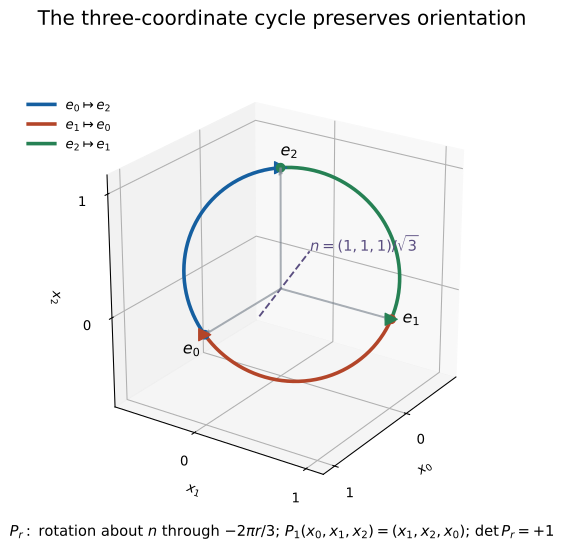

Here is the Python script that generated this plot:
from pathlib import Path
import numpy as np
import matplotlib
matplotlib.use('Agg')
import matplotlib.pyplot as plt

out = Path(__file__).resolve().parent
n = np.ones(3) / np.sqrt(3)
cross = np.array([[0, -n[2], n[1]], [n[2], 0, -n[0]], [-n[1], n[0], 0]])
def P(r):
    a = 2*np.pi*r/3
    return np.cos(a)*np.eye(3) + (1-np.cos(a))*np.outer(n, n) - np.sin(a)*cross

expected = np.array([[0, 1, 0], [0, 0, 1], [1, 0, 0]])
assert np.allclose(P(0), np.eye(3))
assert np.allclose(P(1), expected)
for r in np.linspace(0, 1, 301):
    assert np.allclose(P(r).T @ P(r), np.eye(3))
    assert np.allclose(np.linalg.det(P(r)), 1)
    assert np.allclose(P(r) @ n, n)

fig = plt.figure(figsize=(8.8, 5.8))
ax = fig.add_subplot(111, projection='3d')
colors = ['#155fa0', '#b34529', '#268154']
r = np.linspace(0, 1, 241)
for j, col in enumerate(colors):
    e = np.eye(3)[:, j]
    curve = np.array([P(v) @ e for v in r])
    ax.plot(*curve.T, color=col, lw=2.7, label=rf'$e_{j}\mapsto e_{(j-1)%3}$')
    ax.scatter(*curve[0], c=col, s=40)
    ax.scatter(*curve[-1], c=col, s=80, marker='>')
    ax.quiver(0, 0, 0, *e, color='#7b8490', alpha=.65, arrow_length_ratio=.06)
    label_point = 1.10*e
    if j == 0:
        label_point += np.array([.08, -.07, -.10])
    ax.text(*label_point, rf'$e_{j}$', fontsize=12)
diag = np.array([-1.15*n, 1.35*n])
ax.plot(*diag.T, ls='--', color='#5a4e80', lw=1.4)
ax.text(*(1.37*n), r'$n=(1,1,1)/\sqrt{3}$', fontsize=11, color='#5a4e80')
ax.set(xlim=(-.75, 1.15), ylim=(-.75, 1.15), zlim=(-.75, 1.15),
       xlabel=r'$x_0$', ylabel=r'$x_1$', zlabel=r'$x_2$')
ax.set_box_aspect((1, 1, 1))
ax.view_init(elev=24, azim=34)
ax.set_xticks([0, 1]); ax.set_yticks([0, 1]); ax.set_zticks([0, 1])
ax.legend(loc='upper left', bbox_to_anchor=(-.13, .97), frameon=False)
fig.suptitle('The three-coordinate cycle preserves orientation', fontsize=15)
fig.text(.5, .035, r'$P_r:$ rotation about $n$ through $-2\pi r/3$; '
         r'$P_1(x_0,x_1,x_2)=(x_1,x_2,x_0)$; $\det P_r=+1$',
         ha='center', fontsize=11)
fig.tight_layout(rect=[0, .08, 1, .95])
for ext in ['svg', 'png']:
    fig.savefig(out / f'KT-KK-21-suspension-rotation.{ext}', dpi=170,
                bbox_inches='tight', metadata={'Creator': 'Original mathematical figure; CC0'})
print('Rendered exact-formula sampled rotation diagram; endpoint and orthogonality checks passed')
